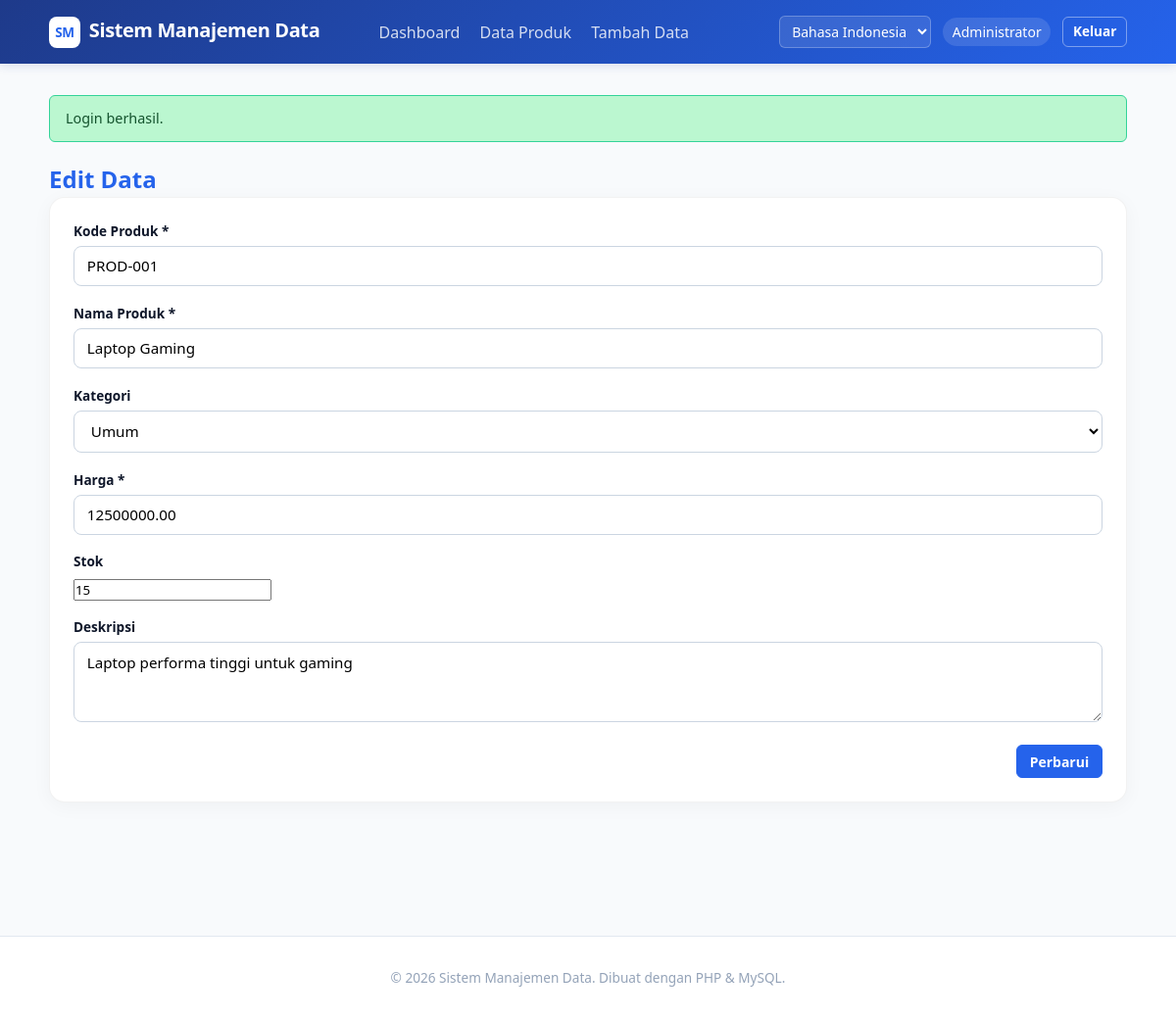
The app's page /edit.php?id=1 (signed in) with its own data.
### tables this page shows
CREATE TABLE IF NOT EXISTS `produk` (
    `id` INT UNSIGNED NOT NULL AUTO_INCREMENT PRIMARY KEY,
    `kode` VARCHAR(20) NOT NULL UNIQUE,
    `nama` VARCHAR(100) NOT NULL,
    `kategori_id` INT UNSIGNED DEFAULT NULL,
    `harga` DECIMAL(12,2) UNSIGNED NOT NULL DEFAULT '0.00',
    `stok` INT UNSIGNED NOT NULL DEFAULT '0',
    `deskripsi` TEXT,
    `created_at` DATETIME NOT NULL DEFAULT CURRENT_TIMESTAMP,
    `updated_at` DATETIME NULL DEFAULT NULL ON UPDATE CURRENT_TIMESTAMP,
    INDEX `fk_produk_kategori` (`kategori_id`),
    CONSTRAINT `fk_produk_kategori` FOREIGN KEY (`kategori_id`) REFERENCES `kategori` (`id`) ON DELETE SET NULL
);

CREATE TABLE IF NOT EXISTS `kategori` (
    `id` INT UNSIGNED NOT NULL AUTO_INCREMENT PRIMARY KEY,
    `nama` VARCHAR(50) NOT NULL,
    `deskripsi` TEXT,
    `created_at` DATETIME NOT NULL DEFAULT CURRENT_TIMESTAMP,
    UNIQUE KEY `uq_nama` (`nama`)
);

### includes/language.php (called while the page is built, shortened)
<?php
$current_lang = $_SESSION['lang'];
function t(string $key): string
{
    global $translations, $current_lang;
    $tr = $translations[$current_lang][$key] ?? $translations['id'][$key] ?? $key;
    return $tr;
}

### includes/auth.php (called while the page is built, shortened)
<?php
require_once __DIR__ . '/language.php';
require_once __DIR__ . '/../config/database.php';
function e($value): string
{
    return htmlspecialchars((string) $value, ENT_QUOTES, 'UTF-8');
}
function base_url(string $path = ''): string
{
    return BASE_URL . '/' . ltrim($path, '/');
}
function current_user(): ?array
{
    static $user = null;
    if ($user === null) {
        require_once __DIR__ . '/../config/database.php';
        $user = fetch_one('SELECT id, username, nama, role FROM users WHERE id = ?', [$_SESSION['user_id']]);
    }
    return $user;
}

### config/database.php (called while the page is built, shortened)
<?php
function db(): PDO
{
    static $pdo = null;
    if ($pdo === null) {
        $dsn = 'mysql:host=' . DB_HOST . ';port=' . DB_PORT
             . ';dbname=' . DB_NAME . ';charset=' . DB_CHARSET;
        try {
            $pdo = new PDO($dsn, DB_USER, DB_PASS, [
                PDO::ATTR_ERRMODE            => PDO::ERRMODE_EXCEPTION,
                PDO::ATTR_DEFAULT_FETCH_MODE => PDO::FETCH_ASSOC,
                PDO::ATTR_EMULATE_PREPARES   => false,
            ]);
        } catch (PDOException $e) {
            http_response_code(500);
            exit('Koneksi database gagal: ' . $e->getMessage());
        }
    }
    return $pdo;
}
function query(string $sql, array $params = []): PDOStatement
{
    $stmt = db()->prepare($sql);
    $stmt->execute($params);
    return $stmt;
}
function fetch_all(string $sql, array $params = []): array
{
    return query($sql, $params)->fetchAll();
}
function fetch_one(string $sql, array $params = []): ?array
{
    $row = query($sql, $params)->fetch();
    return $row === false ? null : $row;
}

### edit.php (the view, shortened to what this page needs)
<?php
require_once __DIR__ . '/includes/auth.php';
require_once __DIR__ . '/config/database.php';
$id = (int)($_GET['id'] ?? 0);
$produk = fetch_one("SELECT * FROM produk WHERE id = ? LIMIT 1", [$id]);
$kategoriList = fetch_all("SELECT id, nama FROM kategori ORDER BY nama");
require __DIR__ . '/includes/header.php';
?>
<h2 style="color:var(--primary)"><?= e(t('edit_title')) ?></h2>
<form method="post" action="<?= e(base_url('edit.php?id=' . $id)) ?>" class="card" style="padding:1.5rem">
    <div class="form-group">
        <label for="kode"><?= e(t('label_kode')) ?> *</label>
        <input type="text" id="kode" name="kode" value="<?= e($produk['kode']) ?>" required>
    </div>
    <div class="form-group">
        <label for="nama"><?= e(t('label_nama')) ?> *</label>
        <input type="text" id="nama" name="nama" value="<?= e($produk['nama']) ?>" required>
    </div>
    <div class="form-group">
        <label for="kategori_id"><?= e(t('label_kategori')) ?></label>
        <select id="kategori_id" name="kategori_id">
            <?php foreach ($kategoriList as $k): ?>
                <option value="<?= e($k['id']) ?>" <?= $produk['kategori_id'] == $k['id'] ? 'selected' : '' ?>><?= e($k['nama']) ?></option>
            <?php endforeach; ?>
        </select>
    </div>
    <div class="form-group">
        <label for="harga"><?= e(t('label_harga')) ?> *</label>
        <input type="text" id="harga" name="harga" value="<?= e($produk['harga']) ?>" required>
    </div>
    <div class="form-group">
        <label for="stok"><?= e(t('label_stok')) ?></label>
        <input type="number" id="stok" name="stok" value="<?= e($produk['stok']) ?>">
    </div>
    <div class="form-group">
        <label for="deskripsi"><?= e(t('label_deskripsi')) ?></label>
        <textarea id="deskripsi" name="deskripsi" rows="3"><?= e($produk['deskripsi']) ?></textarea>
    </div>
    <div style="display:flex;gap:.5rem;justify-content:flex-end">
        <a href="<?= e(base_url('data.php')) ?>" class="btn btn-outline"><?= e(t('cancel')) ?></a>
        <button type="submit" class="btn btn-primary"><?= e(t('update')) ?></button>
    </div>
</form>
<?php
require __DIR__ . '/includes/footer.php';

### assets/style.css (style rules this page uses)
:root { --primary:#2563eb;--danger:#dc2626;--bg:#f8fafc;--card:#fff;--text:#0f172a; }
* { margin:0;padding:0;box-sizing:border-box;font-family:system-ui,-apple-system,Segoe UI,Roboto,'Helvetica Neue',sans-serif }
html { scroll-behavior:smooth }
body { background:var(--bg);color:var(--text);line-height:1.5 }
.btn { display:inline-block;padding:.35rem .8rem;border-radius:6px;text-decoration:none;font-weight:600;font-size:.875rem;border:1px solid transparent;cursor:pointer }
.btn-primary { background:var(--primary);color:#fff;border-color:var(--primary) }
.btn-outline { background:transparent;color:#fff;border-color:rgba(255,255,255,.4) }
.form-group { margin-bottom:1.1rem }
.form-group label { display:block;font-weight:600;font-size:.85rem;margin-bottom:.3rem }
.form-group input[type="text"],.form-group input[type="password"],.form-group select,.form-group textarea { width:100%;padding:.6rem .8rem;border:1px solid #cbd5e1;border-radius:8px;font-size:.95rem;background:#fff }
.card { background:var(--card);border-radius:1rem;padding:1.5rem;box-shadow:0 4px 20px rgba(0,0,0,.04);border:1px solid rgba(0,0,0,.05);margin-bottom:1.5rem }

### records on screen
produk: kode "PROD-001", nama "Laptop Gaming", kategori_id "Umum", harga "12500000.00", stok "15", deskripsi "Laptop performa tinggi untuk gaming"

### other values on screen
t('app_title') "Sistem Manajemen Data"
t('nav_dashboard') "Dashboard"
t('nav_data') "Data Produk"
t('nav_add') "Tambah Data"
$_SESSION['nama'] "Administrator"
t('nav_logout') "Keluar"
$msg "Login berhasil."
t('edit_title') "Edit Data"
t('label_kode') "Kode Produk"
t('label_nama') "Nama Produk"
t('label_kategori') "Kategori"
t('label_harga') "Harga"
t('label_stok') "Stok"
t('label_deskripsi') "Deskripsi"
t('update') "Perbarui"
